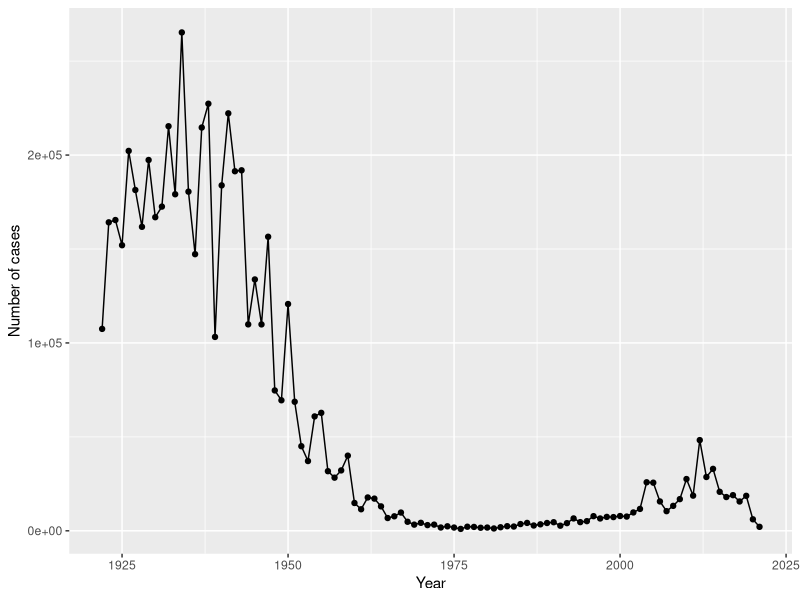
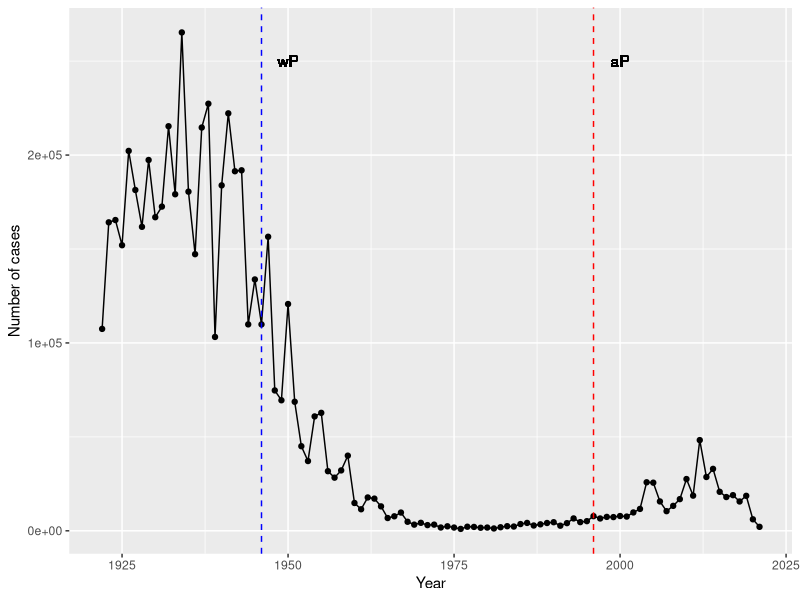

Reproduce these figures in R, in order. (Note: this script raises an error after producing the figures.)
## ---- chunk 1
cdc = data.frame(
                          Year = c(1922L,
                                   1923L,1924L,1925L,1926L,1927L,1928L,
                                   1929L,1930L,1931L,1932L,1933L,1934L,1935L,
                                   1936L,1937L,1938L,1939L,1940L,1941L,
                                   1942L,1943L,1944L,1945L,1946L,1947L,1948L,
                                   1949L,1950L,1951L,1952L,1953L,1954L,
                                   1955L,1956L,1957L,1958L,1959L,1960L,
                                   1961L,1962L,1963L,1964L,1965L,1966L,1967L,
                                   1968L,1969L,1970L,1971L,1972L,1973L,
                                   1974L,1975L,1976L,1977L,1978L,1979L,1980L,
                                   1981L,1982L,1983L,1984L,1985L,1986L,
                                   1987L,1988L,1989L,1990L,1991L,1992L,1993L,
                                   1994L,1995L,1996L,1997L,1998L,1999L,
                                   2000L,2001L,2002L,2003L,2004L,2005L,
                                   2006L,2007L,2008L,2009L,2010L,2011L,2012L,
                                   2013L,2014L,2015L,2016L,2017L,2018L,
                                   2019L,2020L,2021L),
  No..Reported.Pertussis.Cases = c(107473,
                                   164191,165418,152003,202210,181411,
                                   161799,197371,166914,172559,215343,179135,
                                   265269,180518,147237,214652,227319,103188,
                                   183866,222202,191383,191890,109873,
                                   133792,109860,156517,74715,69479,120718,
                                   68687,45030,37129,60886,62786,31732,28295,
                                   32148,40005,14809,11468,17749,17135,
                                   13005,6799,7717,9718,4810,3285,4249,
                                   3036,3287,1759,2402,1738,1010,2177,2063,
                                   1623,1730,1248,1895,2463,2276,3589,
                                   4195,2823,3450,4157,4570,2719,4083,6586,
                                   4617,5137,7796,6564,7405,7298,7867,
                                   7580,9771,11647,25827,25616,15632,10454,
                                   13278,16858,27550,18719,48277,28639,
                                   32971,20762,17972,18975,15609,18617,6124,
                                   2116)
)
## ---- chunk 2
library(ggplot2)
ggplot(cdc) +
  aes(Year, No..Reported.Pertussis.Cases) +
  geom_point() +
  geom_line() +
  labs(x = "Year", y = "Number of cases")
## ---- chunk 3
ggplot(cdc) +
  aes(Year, No..Reported.Pertussis.Cases) +
  geom_point() +
  geom_line() +
  labs(x = "Year", y = "Number of cases") +
  geom_vline(xintercept = 1946,linetype = 2, color = "blue") +
  geom_vline(xintercept = 1996, linetype = 2, color = "red") +
  geom_text(aes(x=1950,y = 250000, label = "wP")) +
  geom_text(aes(x=2000,y = 250000, label = "aP")) 
## ---- chunk 4
library(jsonlite)
subject <- read_json("https://www.cmi-pb.org/api/subject", simplifyVector = TRUE) 

## ---- chunk 5
head(subject, 3)
## ---- chunk 6
table(subject$infancy_vac)
## ---- chunk 7
table(subject$biological_sex)

## ---- chunk 8
table(subject$biological_sex, subject$race)
## ---- chunk 9
library(lubridate)
today()
today() - ymd("2000-01-01")

## ---- chunk 10
time_length( today() - ymd("2000-01-01"),  "years")

## ---- chunk 11

subject$age = today() - ymd(subject$year_of_birth)
## ---- chunk 12
library(dplyr)

ap <- subject %>% filter(infancy_vac == "aP")

round( summary( time_length( ap$age, "years" ) ) )
## ---- chunk 13
wp <- subject %>% filter(infancy_vac == "wP")
round( summary( time_length( wp$age, "years" ) ) )
## ---- chunk 14
t.test(ap$age, wp$age)
## ---- chunk 15
int <- ymd(subject$date_of_boost) - ymd(subject$year_of_birth)
age_at_boost <- time_length(int, "year")
head(age_at_boost)
## ---- chunk 16
ggplot(subject) +
  aes(time_length(age, "year"),
      fill=as.factor(infancy_vac)) +
  geom_histogram(show.legend=FALSE) +
  facet_wrap(vars(infancy_vac), nrow=2) +
  xlab("Age in years")
## ---- chunk 17
specimen <- read_json("https://www.cmi-pb.org/api/specimen", simplifyVector = TRUE)
titer <- read_json("https://www.cmi-pb.org/api/ab_titer", simplifyVector = TRUE) 
## ---- chunk 18
meta <- inner_join(specimen, subject)
dim(meta)
head(meta)
## ---- chunk 19
abdata <- inner_join(titer, meta)
dim(abdata)
## ---- chunk 20
table(abdata$isotype)

## ---- chunk 21
table(abdata$visit)

## ---- chunk 22
ig1 <- abdata %>% filter(isotype == "IgG1", visit!=8)
head(ig1)
## ---- chunk 23
ggplot(ig1) +
  aes(MFI, antigen) +
  geom_boxplot() + 
  facet_wrap(vars(visit), nrow=2)
## ---- chunk 24
ggplot(ig1) +
  aes(MFI, antigen, col=infancy_vac ) +
  geom_boxplot(show.legend = FALSE) + 
  facet_wrap(vars(visit), nrow=2) +
  theme_bw()
## ---- chunk 25
ggplot(ig1) +
  aes(MFI, antigen, col=infancy_vac ) +
  geom_boxplot(show.legend = FALSE) + 
  facet_wrap(vars(infancy_vac, visit), nrow=2)
## ---- chunk 26
filter(ig1, antigen=="FIM2/3") %>%
  ggplot() +
  aes(MFI, col=infancy_vac) +
  geom_boxplot(show.legend = T) +
  facet_wrap(vars(visit)) +
  theme_bw()
## ---- chunk 27
filter(ig1, antigen=="FHA") %>%
  ggplot() +
  aes(MFI, col=infancy_vac) +
  geom_boxplot(show.legend = T) +
  facet_wrap(vars(visit)) +
  theme_bw()
## ---- chunk 28
url <- "https://www.cmi-pb.org/api/v2/rnaseq?versioned_ensembl_gene_id=eq.ENSG00000211896.7"

rna <- read_json(url, simplifyVector = TRUE) 
## ---- chunk 29
ssrna <- inner_join(rna, meta)
## ---- chunk 30
ggplot(ssrna) +
  aes(visit, tpm, group=subject_id) +
  geom_point() +
  geom_line(alpha=0.2)
